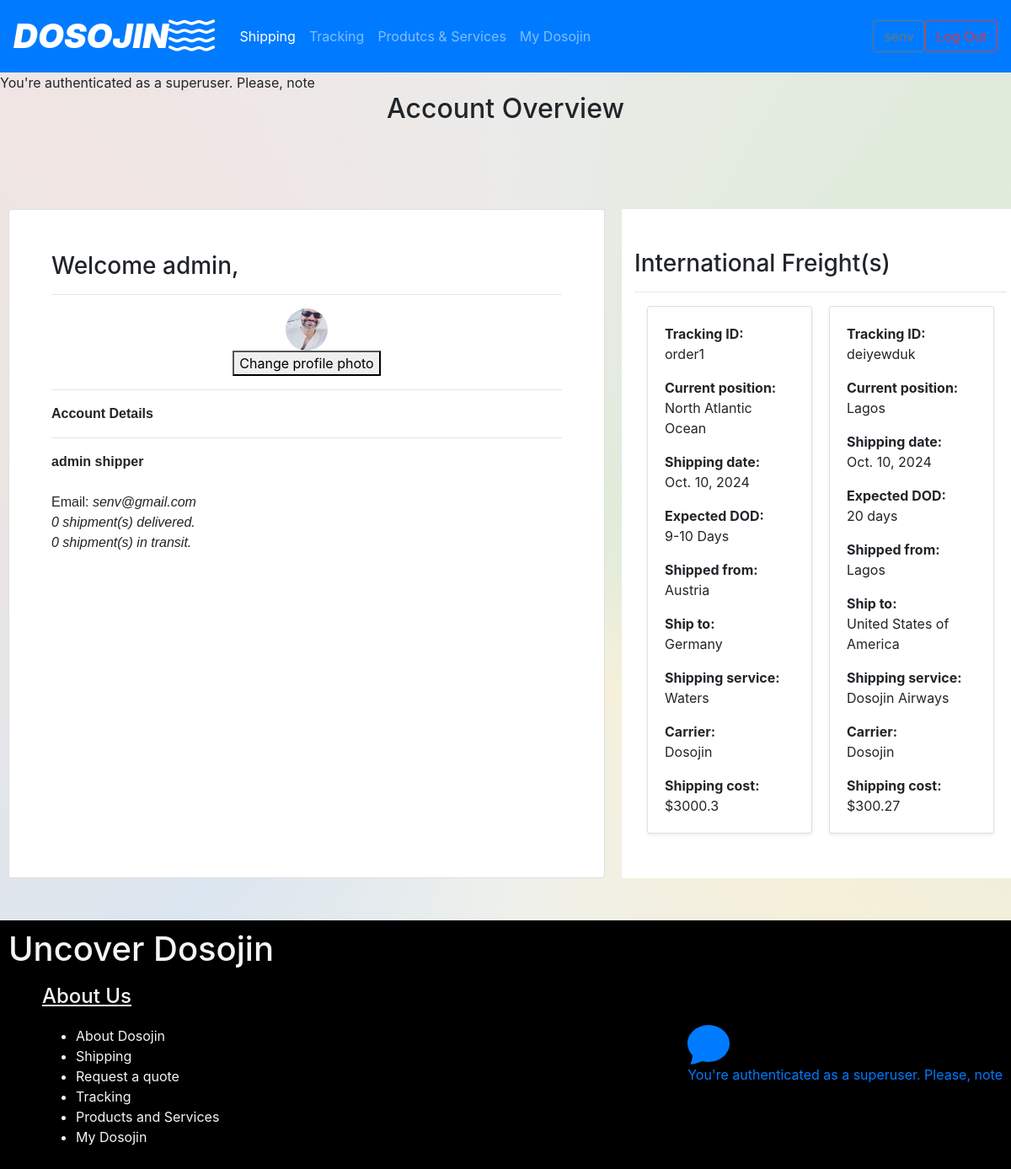
The app's page /profile (signed in) with its own data.
### base/models.py (models this page shows, shortened)
class Company_name(models.Model):
    name = models.CharField(max_length=20)

class Shipper(models.Model):
    first_name = models.CharField(max_length=20)
    last_name = models.CharField(max_length=20)
    user = models.OneToOneField(User,on_delete=models.CASCADE)
    phone_number = models.CharField(max_length=20, null=True, blank=True)
    pfp = models.ImageField(upload_to='pfp/', blank=True, null=True)
    location =models.CharField(max_length=30)

class Order(models.Model):
    tracking_id = models.CharField(max_length=10)
    screen_width = models.IntegerField(blank=True, null=True)
    latitude = models.FloatField()
    longitude = models.FloatField()
    zoom = models.FloatField(default=0.0)
    current_position = models.CharField(max_length=40)
    expected_date = models.CharField(max_length=20)
    carrier = models.CharField(max_length=20)
    ship_date = models.DateField()
    shipping_service = models.CharField(max_length=20)
    shipped_from = models.CharField(max_length=30)
    shipping_to = models.CharField(max_length=30)
    shipping_cost = models.FloatField()
    shipper = models.ForeignKey(Shipper, on_delete=models.CASCADE)
    receiver = models.ForeignKey(Receiver, on_delete=models.CASCADE)
    on_hold = models.BooleanField(default=False)
    comment = models.TextField()
    qty = models.CharField(max_length=10)
    piece_type = models.CharField(max_length=20)
    description = models.TextField()
    length = models.CharField(max_length=10)
    width = models.CharField(max_length=10)
    height = models.CharField(max_length=10)
    weight = models.CharField(max_length=10)
    status =  models.CharField(max_length=2, choices=ORDER_STATUS, default='PE')

### base/views.py (the view)
# urls.py: path('profile', views.profile, name='profile'),
def profile(request):
    if request.user.is_authenticated:
        company_name = Company_name.objects.first()
        shipper = Shipper.objects.get(user = request.user)
        orders = Order.objects.filter(shipper = shipper)
        context = {'company_name': company_name, 'orders':orders}
        return render(request, 'base/profile.html', context)
    else:
        return HttpResponseRedirect(reverse('base:login'))

### base/templates/base/profile.html (shortened to what this page needs)
{% extends 'base/base.html' %}
{% load static %}
{% block content %}
<h2 style="display: flex; justify-content: center; align-items: center;" class="rm_scrollbar">
    Account Overview
</h2>
<div class="profile_page" >
    <div class="card" style="padding: 30px;">
        <div class="card-body">
            <h3 class="rm_scrollbar">Welcome {{ request.user.first_name }},</h3>
            <hr>
            <div style="display: flex; justify-content: center;">
                <img {% if request.user.shipper.pfp %} src="{{request.user.shipper.pfp.url}}" {% else %}
                    src="{% static 'images/blank.png' %}" {% endif %} alt="" class="support_pfp"> <br>
            </div>
            <div style="display: flex; justify-content: center;">
                <button
                    onclick="var photo = document.getElementById('photo'); photo.style.display = (photo.style.display === 'none') ? 'block' : 'none';">
                    Change profile photo
                </button>
            </div>
        </div>
        <hr>
        <p style="font-family:Helvetica, Arial, sans-serif;">
            <b>
            Account
            Details
        </b>
    </p>
        <hr>
        <p style="font-family: Arial, Helvetica, sans-serif;">
            <b>
            {{ request.user.first_name }} {{ request.user.last_name }}
        </b><br><br>
            Email: <i> {{request.user.email}} </i><br>
           <i>0 shipment(s) delivered.</i><br>
           <i>0 shipment(s) in transit.</i>
        </p>
    </div>
</div>
<div class="album py-5 bg-body-tertiary" style="background-color: white; padding: 15px;">
    <h3 class="rm_scrollbar">
        International Freight(s)
    </h3>
    <hr>
    <div class="container">
        {% if orders %}
        <div class="orders">
        {% for o in orders %}
        <div class="card shadow-sm">
            <div class="card-body">
                <b>
                    Tracking ID:
                </b>
                <p class="card-text">
                    {{o.tracking_id}}
                </p>
                <b>
                    Current position:
                </b>
                <p class="card-text">
                    {{o.current_position}}
                </p>
                <b>
                    Shipping date:
                </b>
                <p class="card-text">
                    {{o.ship_date}}
                </p>
                <b>
                    Expected DOD:
                </b>
                <p class="card-text">
                    {{o.expected_date}}
                </p>
                <b>
                    Shipped from:
                </b>
                <p class="card-text">
                    {{o.shipped_from}}
                </p>
                <b>
                    Ship to:
                </b>
                <p class="card-text">
                    {{o.shipping_to}}
                </p>
                <b>
                    Shipping service:
                </b>
                <p class="card-text">
                    {{o.shipping_service}}
                </p>
                <b>
                    Carrier:
                </b>
                <p class="card-text">
                    {{o.carrier}}
                </p>
                <b>
                    Shipping cost:
                </b>
                <p class="card-text">
                    ${{o.shipping_cost}}
                </p>
            </div>
        </div>
        {% endfor %}
    </div>
        {% else %}
        <p>
            <b>
                No orders to display
            </b>
        </p>
        {% endif %}
    </div>
</div>
</div>
{% endblock %}

### base/templates/base/base.html (shortened to what this page needs)
{% load static %}
<!DOCTYPE html>
<html lang="en">
<head>
    <link rel="stylesheet" href="https://cdn.jsdelivr.net/npm/bootstrap@4.6.2/dist/css/bootstrap.min.css"
>
    <link rel="stylesheet" href="{% static 'css/base.css' %}">
    <link rel="stylesheet" href="{% static 'css/chat.css' %}">
</head>
<body>
    <nav class="navbar navbar-expand-lg navbar-dark bg-primary">
        <a class="navbar-brand" href="{% url 'base:base' %}"><span id="logo">{{company_name.name|upper}}</span>&nbsp;</a>
        <div class="collapse navbar-collapse" id="navbarSupportedContent">
            <ul class="navbar-nav mr-auto">
                <li class="nav-item active">
                    <a class="nav-link" href="{% url 'base:new-shipment' %}">Shipping</a>
                </li>
                <li class="nav-item">
                    <a class="nav-link" href="{% url 'base:tracking' %}">Tracking</a>
                </li>
                <li class="nav-item">
                    <a class="nav-link" href="{% url 'base:billing' %}">Produtcs & Services</a>
                </li>
                <li class="nav-item">
                    {% if request.user.is_authenticated %}
                    <a href="{% url 'base:profile' %}" class="nav-link">
                        My {{company_name.name}}
                    </a>
                    {% else %}
                    <a href="{% url 'base:sign-up' %}" class="nav-link">
                        Open an Account
                        <small style="font-size: xx-small;">Get 75% off business deliveries</small>
                    </a>
                    {% endif %}
                </li>
            </ul>
            {% if user.is_authenticated %}
            <a class="btn btn-outline-secondary my-2 my-sm-0" href="{% url 'base:profile' %}">
            </a>
            {% else %}
            <a class="btn btn-outline-secondary my-2 my-sm-0" href="{% url 'base:login' %}">
                Log In
            </a>
            {% endif %}
            {% if request.user.is_authenticated %}
            <a class="btn btn-outline-danger my-2 my-sm-0" href="{% url 'base:logout' %}">
            </a>
            {% endif %}
        </div>
    </nav>
    {% if request.user.is_authenticated %}
        {% if request.user.is_superuser %}
            <a href="{% url 'chat:chat' %}">
                <div class="chat-box-container">
                    <div class="chat-box">
                    </div>
                    You're authenticated as a superuser. Please, note
                </div>
            </a>
            You're authenticated as a superuser. Please, note
        {% endif %}
    {% endif %}
    <div class="box">
        {% block content %}
        {% endblock %}
    <div class="explore">
        <h1 class="explore_head rm_scrollbar">
            Uncover {{company_name.name}}
        </h1>
        <div class="explore_col" style="padding-left: 50px;">
            <h4 class="explore_header rm_scrollbar">About Us</h4>
            <ul>
                <li>
                    <a class="bottom-links" href="">
                        About {{company_name.name}}
                    </a>
                </li>
                <li>
                    <a class="bottom-links" href="{% url 'base:new-shipment' %}">
                        Shipping
                    </a>
                </li>
                <li>
                    <a class="bottom-links" href="{% url 'base:quotes' %}">
                        Request a quote
                    </a>
                </li>
                <li>
                    <a class="bottom-links" href="{% url 'base:tracking' %}">
                        Tracking
                    </a>
                </li>
                <li>
                    <a class="bottom-links" href="{% url 'base:billing' %}">
                        Products and Services
                    </a>
                </li>
                <li>
                    {% if request.user.is_authenticated %}
                    <a class="bottom-links" href="{% url 'base:profile' %}">
                        My {{company_name.name}}
                    </a>
                    {% else %}
                    <a class="bottom-links" href="{% url 'base:login' %}">Get more with {{company_name.name}}</a>
                    {% endif %}
                </li>
            </ul>
        </div>
    </div>
</body>
</html>

### static-files/css/base.css (style rules this page uses)
.rm_scrollbar { -ms-overflow-style: none; scrollbar-width: none; }
#logo { font-size: 40px; font-weight: 900; float: left; font-style: italic; }
body { background-image: conic-gradient(#EBEBE9, #E0EBDB, #E6EDDB, #F6F0DA, #EEF0EB, #DCE6F0, #E9E5E4, #F0E5E3, #EBEBE9); }
.orders { display: grid; grid-template-columns: auto auto; grid-gap: 20px; margin: 10px auto 5px; }
.profile_page { display: grid; grid-template-columns: 60% 40%; grid-gap: 20px; margin: 100px auto 50px; }
.support_pfp { width: 50px; height: 50px; display: inline; border-radius: 50%; }
.navbar { position: sticky; top: 0; width: 100%; z-index: 200; }
.explore { background-color: black; color: whitesmoke; }
.explore::after { content: ''; display: table; clear: both; }
.explore_col { float: left; width: 25%; padding: 10px; }
.explore_head { color: whitesmoke; padding-top: 10px; padding-left: 10px; }
.explore_header { text-decoration: underline; margin-bottom: 20px; }
.bottom-links { color: whitesmoke; }
.bottom-links::before { color: whitesmoke; }
.box { padding-left: 10px; padding-right: 10px; }

### static-files/css/chat.css (style rules this page uses)
.chat-box-container { position: fixed; bottom: 100px; right: 10px; z-index: 50; }

### records on screen
Company_name: name "DOSOJIN", name "Dosojin"
Order: tracking_id "order1", current_position "North Atlantic Ocean", ship_date "Oct. 10, 2024", expected_date "9-10 Days", shipped_from "Austria", shipping_to "Germany", shipping_service "Waters", carrier "Dosojin", shipping_cost "3000.3"
Order: tracking_id "deiyewduk", current_position "Lagos", ship_date "Oct. 10, 2024", expected_date "20 days", shipped_from "Lagos", shipping_to "United States of America", shipping_service "Dosojin Airways", carrier "Dosojin", shipping_cost "300.27"

### other values on screen
{{ request.user.first_name }} "admin"
{{ request.user.last_name }} "shipper"
{{ request.user.email }} "senv@gmail.com"
